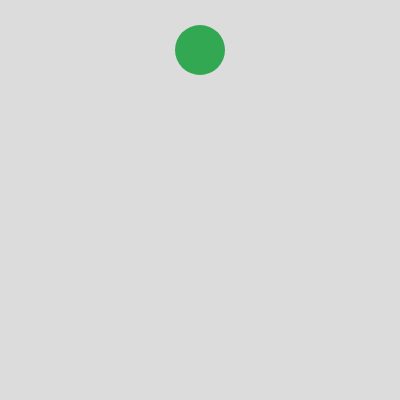
Frame 1 (no input)
Frame 60 (no input): identical to frame 1, image omitted
Frame 120 (the mouse pressed at the canvas centre since frame 60): identical to frame 1, image omitted

The p5.js sketch that drew this single still picture (run headless with seeded random() and noise() and a simulated clock; from frame 60 on, the mouse is pressed at the canvas centre):

// p5.js sketch
// ── sketch.js
function setup() {
  createCanvas(400, 400);
}

function draw() {
  background(220);
  fill(50, 168, 82);
  noStroke();
  circle(200,50,50);
}
